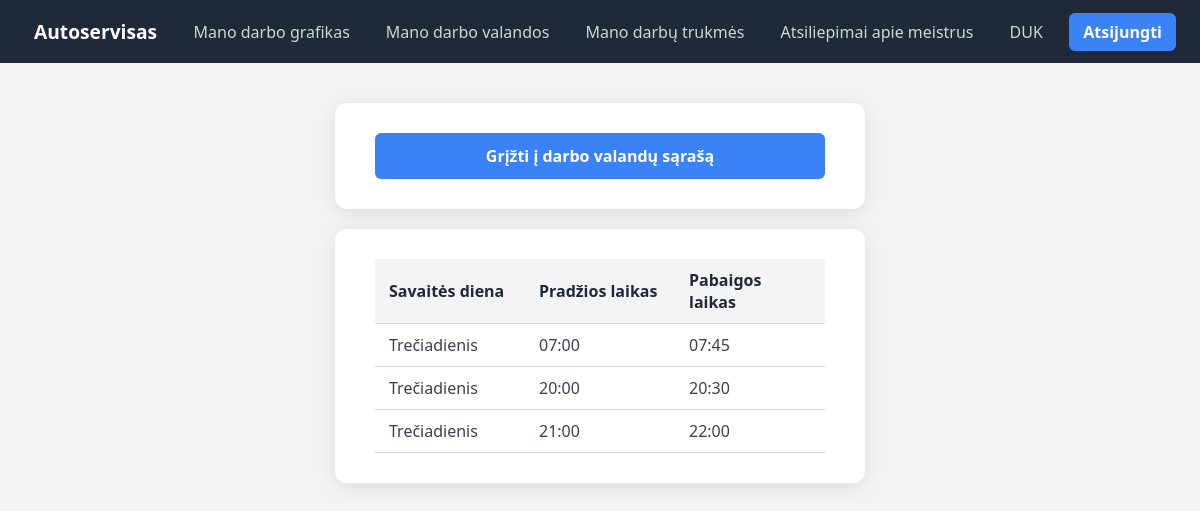
Page /mechanic-work-hours-restrictions.php (signed in) on the committed database.
### tables this page shows
CREATE TABLE `WORK_HOURS_RESTRICTION` (
  `id` int NOT NULL,
  `week_day` int NOT NULL,
  `start_time` time NOT NULL,
  `end_time` time NOT NULL,
  `fk_mechanic` int NOT NULL
);

### mechanic-work-hours-restrictions.php (the view, shortened to what this page needs)
<?php
$server = "localhost";
$db = "cars_service";
$user = "stud";
$password = "stud";
$dbc = mysqli_connect($server, $user, $password, $db);
$mechanic_id = $_SESSION['user_id'];
?>
<!DOCTYPE html>
<html>
<head>
	<link rel="stylesheet" href="styles.css">
</head>
<body>
	<div class="menu">
		<a href="index.php" class="brand">Autoservisas</a>
		<nav class="nav" aria-label="Puslapiai">
			<?php if (isset($_SESSION['user_id']) && $_SESSION['user_role'] == 2): ?>
				<a href="schedule.php">Mano darbo grafikas</a>
				<a href="work-hours.php">Mano darbo valandos</a>
				<a href="jobs.php">Mano darbų trukmės</a>
			<?php endif; ?>
			<a href="ratings.php">Atsiliepimai apie meistrus</a>
			<a href="duk.php">DUK</a>
		</nav>
		<div class="actions">
			<?php if (isset($_SESSION['user_id'])): ?>
				<a href="logout.php" class="register">Atsijungti</a>
			<?php else: ?>
				<a href="login.php" class="login">Prisijungti</a>
				<a href="register.php" class="register">Registruotis</a>
			<?php endif; ?>
		</div>
	</div>
	<div class="content">
		<?php
		$query = "SELECT * FROM WORK_HOURS_RESTRICTION WHERE fk_mechanic = '$mechanic_id' ORDER BY week_day, start_time";
		$result = mysqli_query($dbc, $query);
		$count = mysqli_num_rows($result);
		echo '<div class="inputform">
		<a href="work-hours.php" class="submit-button">Grįžti į darbo valandų sąrašą</a>
		</div>';
		echo '<div class="inputform">';
		if ($count == 0) {
			echo '<div class="no-values">Jūs neturite jokių darbo laiko apribojimų.</div>';
		}
		else {
			$days = [
			    "Pirmadienis",
			    "Antradienis",
			    "Trečiadienis",
			    "Ketvirtadienis",
			    "Penktadienis",
			    "Šeštadienis",
			    "Sekmadienis"
			];
			echo '<table>';
			echo '
			<tr>
			<th>Savaitės diena</th>
			<th>Pradžios laikas</th>
			<th>Pabaigos laikas</th>
			</tr>';
			while ($row = mysqli_fetch_assoc($result)) {
				$start = date("H:i", strtotime($row['start_time']));
				$end = date("H:i", strtotime($row['end_time']));
				echo '<tr>' .
				'<td>' . $days[$row['week_day'] - 1] . '</td>' .
				'<td>' . $start . '</td>' .
				'<td>' . $end . '</td>' .
				'</tr>';
			}
			echo '</table>';
		}
		echo '</div>';
		?>
	</div>
</body>
</html>

### styles.css (style rules this page uses)
body { font-family: 'Segoe UI', Arial, sans-serif !important; margin: 0; background-color: #f4f4f4; color: #333; }
.menu { font-family: 'Segoe UI', Arial, sans-serif !important; display: flex; align-items: center; justify-content: space-between; background-color: #1f2937; padding: 12px 24px; position: sticky; top: 0; z-index: 10; }
.brand { font-family: 'Segoe UI', Arial, sans-serif !important; color: white; font-weight: bold; font-size: 1.2rem; text-decoration: none; padding: 6px 10px; border-radius: 6px; transition: background-color 0.2s, color 0.2s; }
.nav { display: flex; gap: 1rem; }
.nav a { font-family: 'Segoe UI', Arial, sans-serif !important; color: #d1d5db; text-decoration: none; padding: 6px 10px; border-radius: 6px; transition: background-color 0.2s, color 0.2s; }
.actions { display: flex; gap: 10px; }
.actions a { font-family: 'Segoe UI', Arial, sans-serif !important; text-decoration: none; font-weight: 600; padding: 8px 14px; border-radius: 6px; transition: background-color 0.2s, color 0.2s; }
.actions .register { background-color: #3b82f6; color: white; }
.content { font-family: 'Segoe UI', Arial, sans-serif !important; display: flex; flex-direction: column; align-items: center; justify-content: flex-start; gap: 20px; min-height: calc(100vh - 80px); padding: 40px 20px; }
.inputform { font-family: 'Segoe UI', Arial, sans-serif !important; background-color: #fff; padding: 30px 40px; border-radius: 12px; box-shadow: 0 4px 20px rgba(0,0,0,0.1); width: 100%; max-width: 450px; display: flex; flex-direction: column; gap: 18px; }
.submit-button { font-family: 'Segoe UI', Arial, sans-serif !important; background-color: #3b82f6; color: #fff; font-weight: 600; font-size: 1rem; border: none; border-radius: 6px; padding: 12px; cursor: pointer; transition: background-color 0.2s, transform 0.1s; }
.inputform a.submit-button { text-align: center; text-decoration: none; }
table { font-family: 'Segoe UI', Arial, sans-serif !important; width: 100%; border-collapse: collapse; font-size: 1rem; background-color: #fff; table-layout: fixed; }
th, td { padding: 10px 14px; text-align: left; border-bottom: 1px solid #d1d5db; }
th { font-weight: 600; color: #1f2937; background-color: #f3f4f6; }
td { color: #374151; }

### rows in the picture
work_hours_restriction: week_day "Trečiadienis", start_time "07:00", end_time "07:45"
work_hours_restriction: week_day "Trečiadienis", start_time "20:00", end_time "20:30"
work_hours_restriction: week_day "Trečiadienis", start_time "21:00", end_time "22:00"
